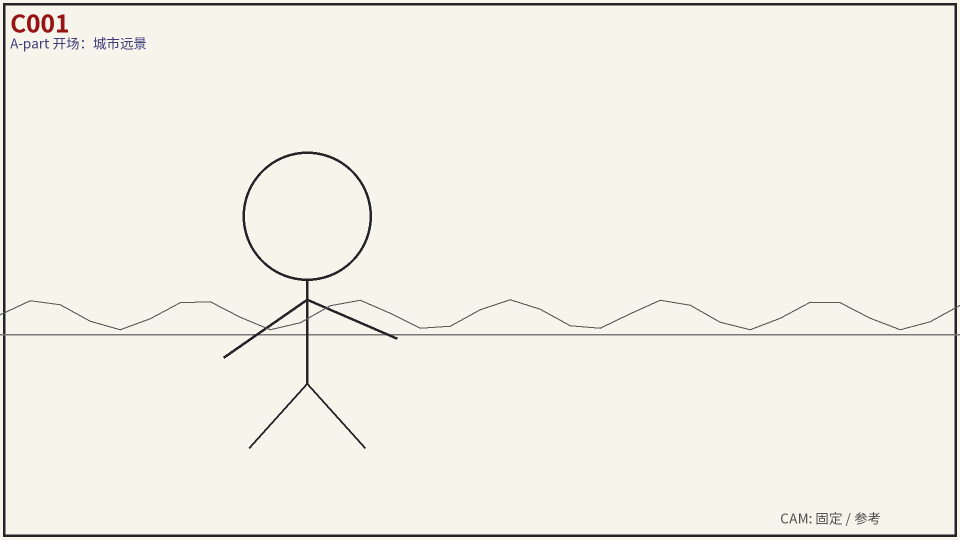
#> input picture poc/examples/EP01/panels/C001.png, 1920 x 1080 px (shown at 1/2 size)
$ python tif_pages_to_pdf.py out.png ../examples/EP01/panels/C001.png
#> lines starting #> are read from the running program, lines starting #| are printed output that depends on the picture
### poc/konte_poc/pdfstream.py
# SPDX-License-Identifier: BSD-3-Clause
"""流式多页 PDF 写出（零第三方依赖，逐页 Flate 无损）。

用途（P5 强化）：>200 cut 会有 40+ 页 A4；一次性把所有页图像留在内存（每页 ~26MB @300dpi）
会到 GB 级峰值。本模块按页迭代写出 PDF，任意时刻只保留 1 页位图，内存 O(1 页)。

实现：每页 = 一张 DeviceRGB 8bit 图像 XObject（/FlateDecode，zlib 无损）+ 一个内容流
把图像铺满整页 MediaBox。xref/trailer 在结尾回填。生成的 PDF 可被 pypdf/Adobe 正常解析。
"""

from __future__ import annotations

import zlib
from pathlib import Path


def _pdf_escape(s: str) -> str:
    return s.replace("\\", "\\\\").replace("(", "\\(").replace(")", "\\)")


class _Writer:
    def __init__(self, fh):
        self.fh = fh
        self.offsets: dict[int, int] = {}

    def begin_obj(self, num: int):
        self.offsets[num] = self.fh.tell()
        self.fh.write(f"{num} 0 obj\n".encode("ascii"))

    def end_obj(self):
        self.fh.write(b"\nendobj\n")

    def write_raw(self, data: bytes):
        self.fh.write(data)


def write_pdf_streaming(images, out_path: str | Path, *, dpi: int = 300,
                        first_page_number: int | None = None) -> dict:
    """把页图像可迭代对象写成多页 PDF（逐页 Flate 无损）。

    images: 可迭代的 PIL.Image（RGB/RGBA，任意尺寸，默认同一尺寸）。
    返回 {pages, widthPt, heightPt, bytes}。
    """
#> called with dpi = 300
    out_path = Path(out_path)
    out_path.parent.mkdir(parents=True, exist_ok=True)

    obj_counter = 3  # 1=Catalog, 2=Pages
    kids: list[int] = []
    page_count = 0
    w_pt = h_pt = None

    with open(out_path, "wb") as fh:
        w = _Writer(fh)
        fh.write(b"%PDF-1.4\n%\xe2\xe3\xcf\xd3\n")

        for im in images:
#> in _load_page, `canvas = Image.new("RGB", (A4_W_PX, A4_H_PX), (255, 255, 255))`: canvas: PIL image 2480x3507 RGB; every value is 255
#> in _load_page, `rgb = canvas`:
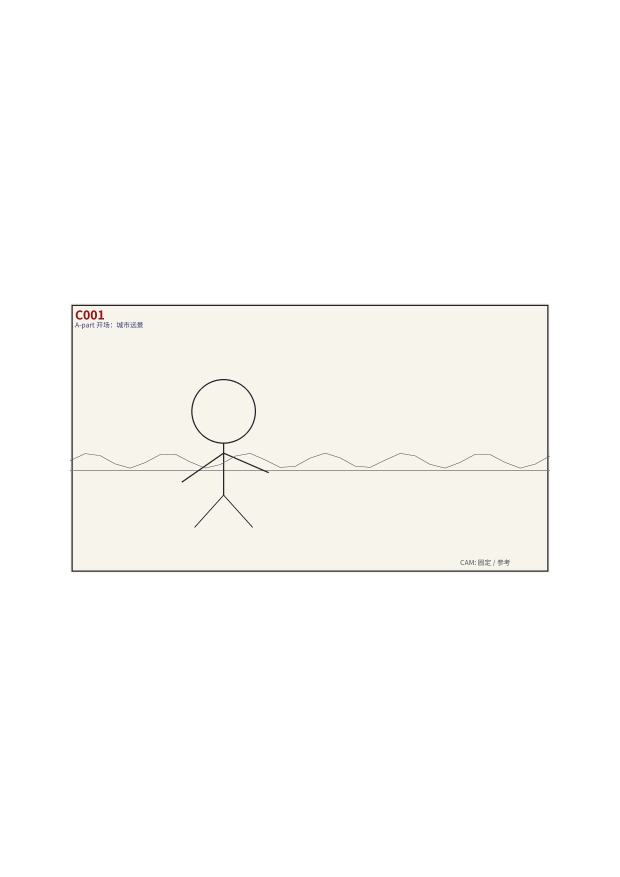
#> rgb: PIL image 2480x3507 RGB (shown at 1/4 size); mean R, G, B 251.9, 251.2, 249.4
            if im.mode != "RGB":
                im = im.convert("RGB")
            pw, ph = im.size
            if w_pt is None:
                w_pt = pw * 72.0 / float(dpi)
                h_pt = ph * 72.0 / float(dpi)

            page_num = obj_counter
            img_num = obj_counter + 1
            cont_num = obj_counter + 2
            obj_counter += 3
            page_count += 1

            # ---- 图像 XObject（Flate 无损）----
            raw = im.tobytes()
            comp = zlib.compress(raw, 6)
            w.begin_obj(img_num)
            w.write_raw(
                f"<< /Type /XObject /Subtype /Image /Width {pw} /Height {ph} "
                f"/ColorSpace /DeviceRGB /BitsPerComponent 8 /Filter /FlateDecode "
                f"/Length {len(comp)} >>\nstream\n".encode("ascii"))
            w.write_raw(comp)
            w.write_raw(b"\nendstream")
            w.end_obj()

            # ---- 内容流：把图像铺满整页 ----
            content = (f"q\n{w_pt:.4f} 0 0 {h_pt:.4f} 0 0 cm\n/Im0 Do\nQ\n").encode("ascii")
            w.begin_obj(cont_num)
            w.write_raw(f"<< /Length {len(content)} >>\nstream\n".encode("ascii"))
            w.write_raw(content)
            w.write_raw(b"\nendstream")
            w.end_obj()

            # ---- 页对象 ----
            w.begin_obj(page_num)
            w.write_raw(
                (f"<< /Type /Page /Parent 2 0 R /MediaBox [0 0 {w_pt:.4f} {h_pt:.4f}] "
                 f"/Resources << /XObject << /Im0 {img_num} 0 R >> >> "
                 f"/Contents {cont_num} 0 R >>").encode("ascii"))
            w.end_obj()
            kids.append(page_num)
#> this loop made 1 pass
#> after the loop, h_pt = 841.7; kids = [3]; obj_counter = 6; page_count = 1; w_pt = 595.2

        # ---- Pages ----
        kids_ref = " ".join(f"{k} 0 R" for k in kids)
        w.begin_obj(2)
        w.write_raw(f"<< /Type /Pages /Kids [{kids_ref}] /Count {page_count} >>".encode("ascii"))
        w.end_obj()
        # ---- Catalog ----
        w.begin_obj(1)
        w.write_raw(b"<< /Type /Catalog /Pages 2 0 R >>")
        w.end_obj()

        # ---- xref ----
        total = obj_counter - 1  # 最大对象号
#> total = 5
        xref_off = fh.tell()
        fh.write(f"xref\n0 {total + 1}\n".encode("ascii"))
        fh.write(b"0000000000 65535 f \n")
        for num in range(1, total + 1):
            off = w.offsets.get(num, 0)
            fh.write(f"{off:010d} 00000 n \n".encode("ascii"))
#> this loop made 5 passes
#> off on passes 1 to 5: 50629, 50572, 50432, 15, 50341
        fh.write(
            (f"trailer\n<< /Size {total + 1} /Root 1 0 R >>\nstartxref\n{xref_off}\n%%EOF\n")
            .encode("ascii"))

    return {"pages": page_count,
            "widthPt": round(w_pt or 0, 2), "heightPt": round(h_pt or 0, 2),
            "bytes": out_path.stat().st_size}

### poc/tools/tif_pages_to_pdf.py
# SPDX-License-Identifier: BSD-3-Clause
"""把已有的 Photoshop 完稿分镜页（TIF/PNG）按 A4 300dpi 合成多页 PDF。

用途：真实社内分镜很多是 PS 完稿导出的整页 TIFF（不是 konte.json）。本工具把这类页面
**保真**转成可打印的 A4 PDF（像素尺寸即 A4@300dpi：2480×3507），用于交付/校对。
（这不是"重新排版"：页面内容原样保留；需要结构化重排请走 konte.json 导出。）

用法：
  python tools/tif_pages_to_pdf.py out.pdf page1.tif page2.tif ...
"""
from __future__ import annotations

import sys
from pathlib import Path

sys.path.insert(0, str(Path(__file__).resolve().parents[1]))

from PIL import Image  # noqa: E402

from konte_poc.pdfstream import write_pdf_streaming  # noqa: E402

A4_W_PX, A4_H_PX = 2480, 3507
A4_DPI = 300


def _load_page(p: Path) -> Image.Image:
    im = Image.open(p)
    if getattr(im, "n_frames", 1) > 1:
        im.seek(0)
    rgb = im.convert("RGB")
    if rgb.size != (A4_W_PX, A4_H_PX):
        # 保持内容比例，等比缩放到 A4 画布（白底居中）
        canvas = Image.new("RGB", (A4_W_PX, A4_H_PX), (255, 255, 255))
        r = rgb.copy()
        r.thumbnail((A4_W_PX, A4_H_PX))
        canvas.paste(r, ((A4_W_PX - r.width) // 2, (A4_H_PX - r.height) // 2))
        rgb = canvas
    return rgb


def main(argv: list[str]) -> int:
    if len(argv) < 3:
        print("用法: python tools/tif_pages_to_pdf.py out.pdf page1.tif [page2.tif ...]", file=sys.stderr)
        return 2
    out = Path(argv[1])
    pages = [Path(x) for x in argv[2:]]
    for p in pages:
        if not p.exists():
            print(f"缺少文件: {p}", file=sys.stderr)
            return 2

    def gen():
        for p in pages:
            yield _load_page(p)

    info = write_pdf_streaming(gen(), out, dpi=A4_DPI)
    print(f"[ok] {out}  pages={info['pages']}  {info['widthPt']}x{info['heightPt']}pt  {info['bytes']} bytes")
    return 0


if __name__ == "__main__":
    raise SystemExit(main(sys.argv))
#> (the program exits here)

$ run again, on poc/examples/EP01/panels/C003.png
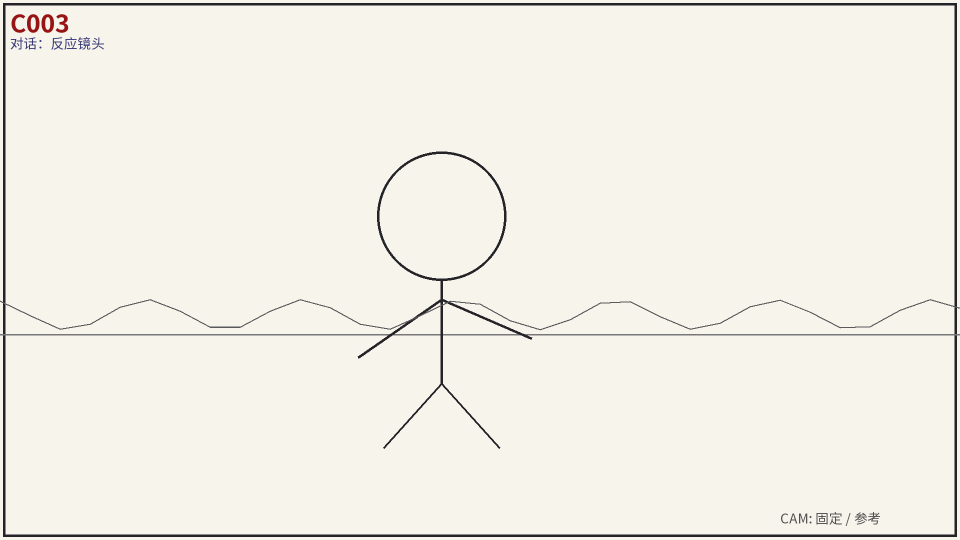
#> input picture poc/examples/EP01/panels/C003.png, 1920 x 1080 px (shown at 1/2 size)
#> canvas: PIL image 2480x3507 RGB; every value is 255
#> in _load_page, `rgb = canvas`:
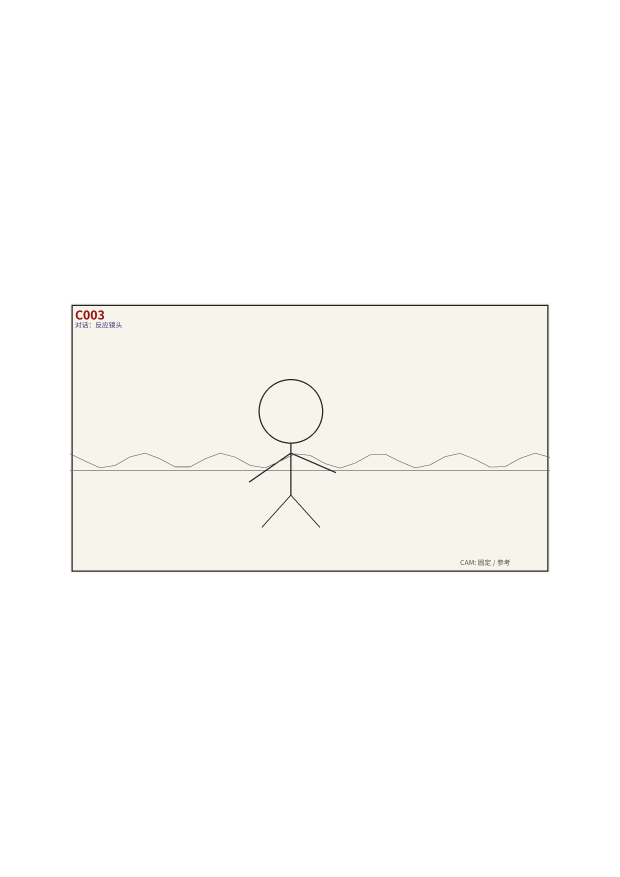
#> rgb: PIL image 2480x3507 RGB (shown at 1/4 size); mean R, G, B 251.9, 251.2, 249.4
#> the loop in write_pdf_streaming, `for im in images:` made 1 pass
#> (pw, ph, w_pt, h_pt) on pass 1: (2480, 3507, 595.2, 841.7)
#> after the loop in write_pdf_streaming, `for im in images:`: h_pt = 841.7; kids = [3]; obj_counter = 6; page_count = 1; w_pt = 595.2
#> total = 5
#> the loop in write_pdf_streaming, `for num in range(1, total + 1):` made 5 passes
#> off on passes 1 to 5: 50693, 50636, 50496, 15, 50405

$ run again, on poc/examples/EP01/panels/C005.png
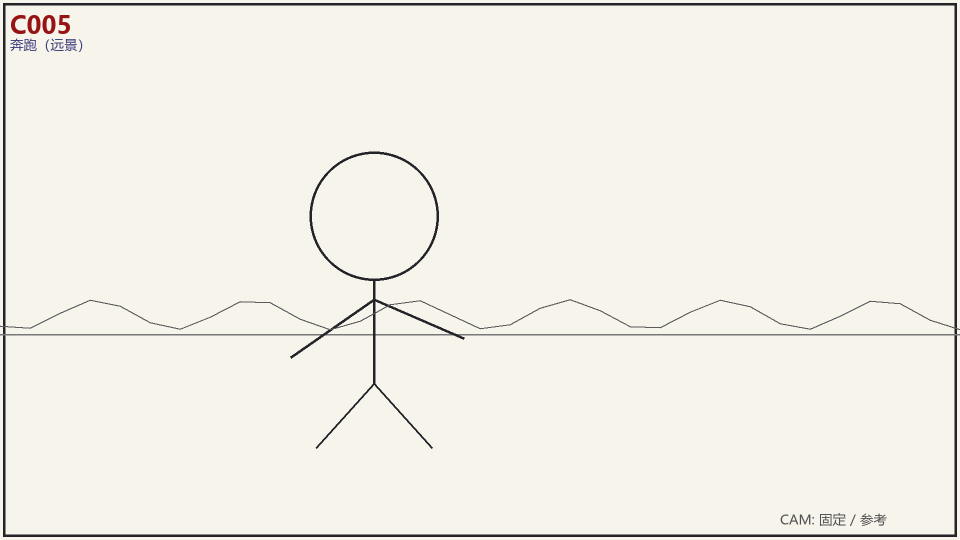
#> input picture poc/examples/EP01/panels/C005.png, 1920 x 1080 px (shown at 1/2 size)
#> canvas: PIL image 2480x3507 RGB; every value is 255
#> in _load_page, `rgb = canvas`:
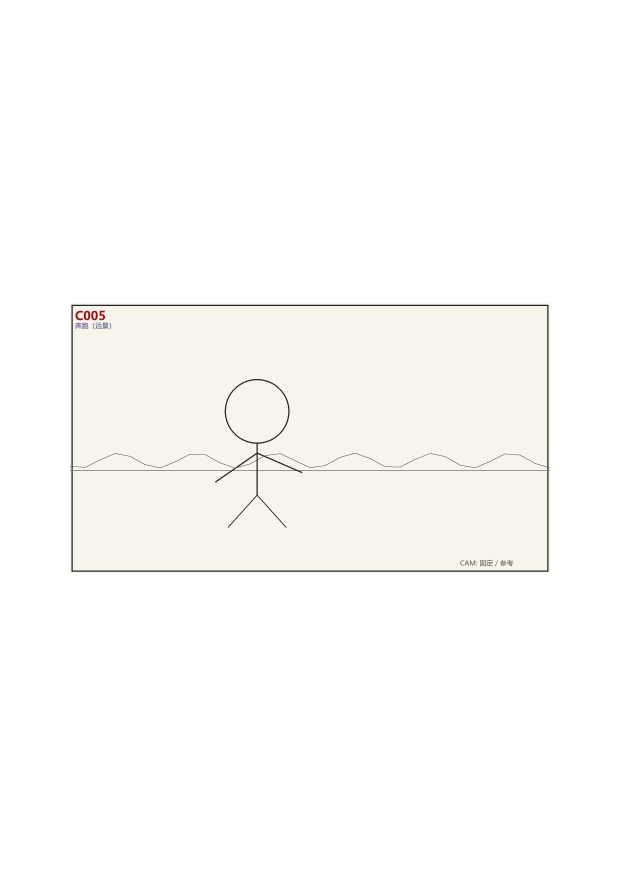
#> rgb: PIL image 2480x3507 RGB (shown at 1/4 size); mean R, G, B 251.9, 251.2, 249.4
#> the loop in write_pdf_streaming, `for im in images:` made 1 pass
#> (pw, ph, w_pt, h_pt) on pass 1: (2480, 3507, 595.2, 841.7)
#> after the loop in write_pdf_streaming, `for im in images:`: h_pt = 841.7; kids = [3]; obj_counter = 6; page_count = 1; w_pt = 595.2
#> total = 5
#> the loop in write_pdf_streaming, `for num in range(1, total + 1):` made 5 passes
#> off on passes 1 to 5: 49699, 49642, 49502, 15, 49411
